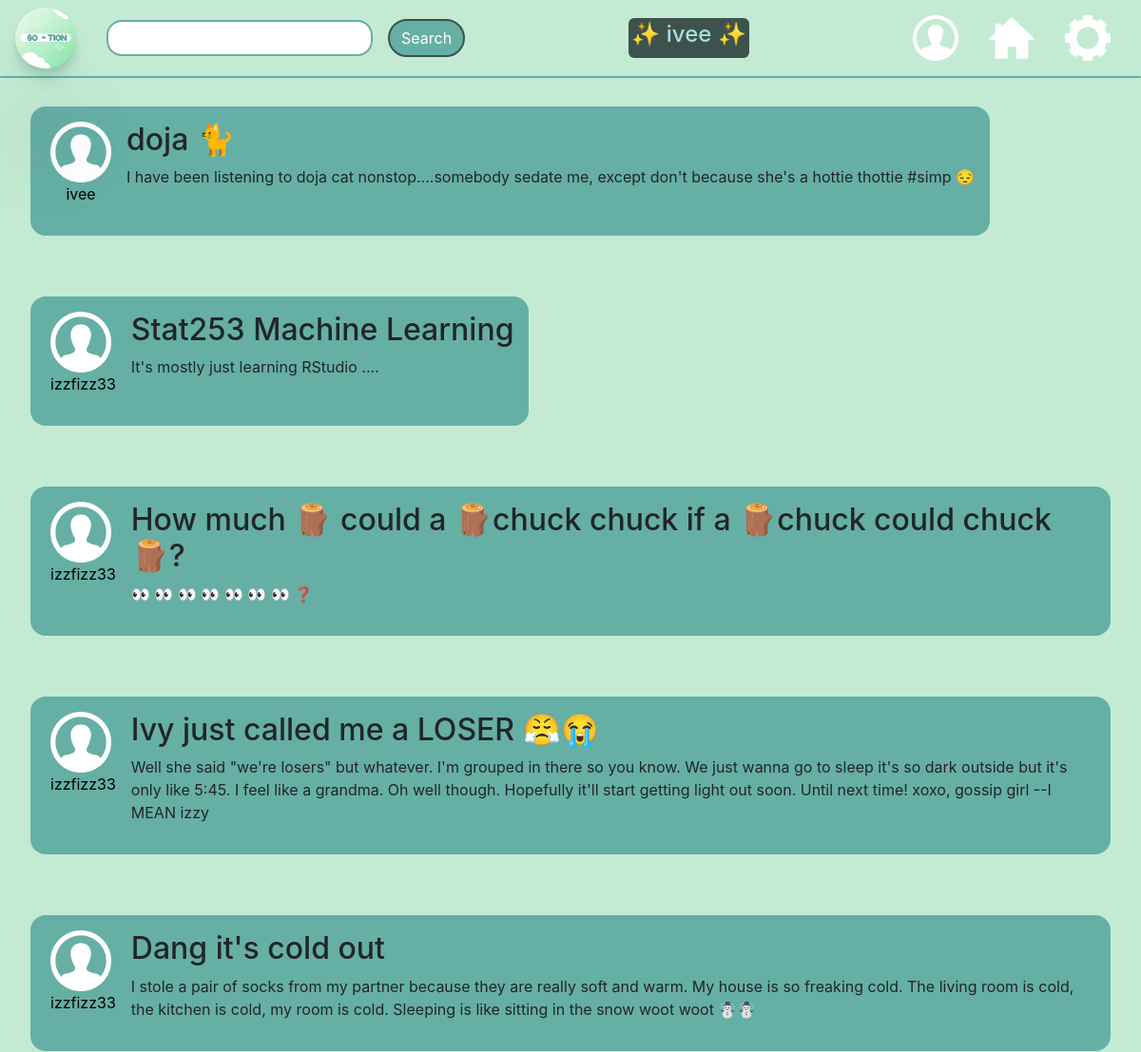
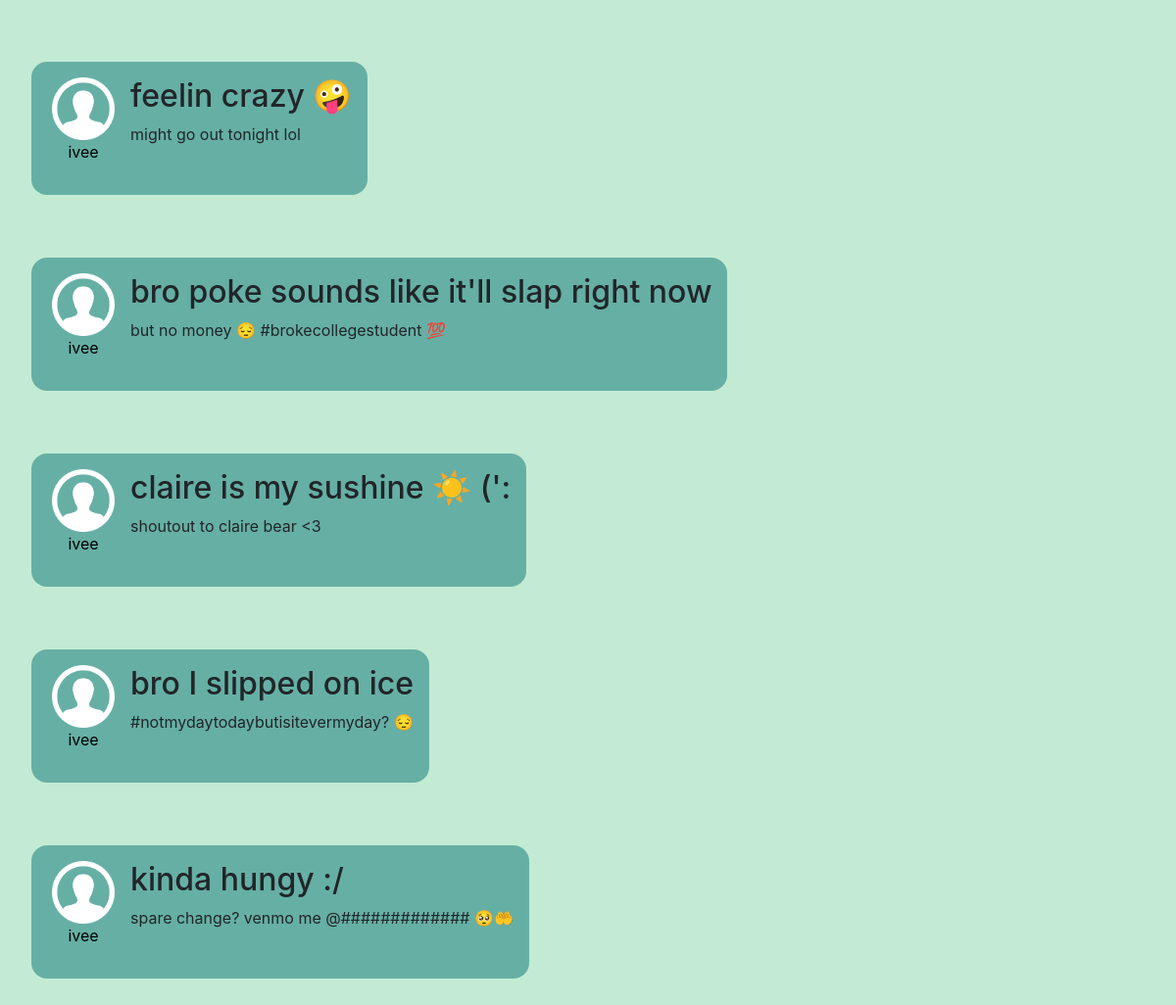
/homefeed (signed in), run on the app's committed database (2 pictures, top to bottom).
### app.py (models this page shows, shortened)
class User(UserMixin, db.Model):
    id = db.Column(db.Integer, primary_key=True)
    email = db.Column(db.String(75), unique=True)
    username = db.Column(db.String(30), unique=True)
    password_hash = db.Column(db.String())
    is_authenticated = db.Column(db.Boolean, default=False)
    pfp_placement = db.Column(db.String(), default="center")
    bio = db.Column(db.String(), default="BIO HERE")
    darkMode = db.Column(db.Boolean, default = True)

class Post(db.Model):
    id = db.Column(db.Integer, primary_key=True)
    user_id = db.Column(db.Integer, unique=False)
    post_title = db.Column(db.String(300), unique=False)
    post_content = db.Column(db.String(2800), unique=False)
    profile_pic = db.Column(db.Boolean, default=False)
    post_username = db.Column(db.String(30))

### app.py (the view, shortened to what this page needs)
@app.route('/homefeed', methods=['POST', "GET"])
@login_required
def homefeed():
    form1 = SearchForm()
    title="'s Homefeed"
    username = current_user.username
    postz = Post.query.all()
    tenposts = postz[-10:]
    return render_template("homefeed.html", title=(current_user.username + title), username=username, post1=reversed(tenposts), form1=form1 )

### forms.py
class SearchForm(FlaskForm):
    searchword = StringField("searchword",validators=[InputRequired(), Length(min=4,max=15)])

### app.py (called while the page is built)
@login_manager.user_loader
def user_loader(user_id):
    return User.query.filter_by(id=user_id).first()

### templates/homefeed.html (shortened to what this page needs)
{% extends "base.html" %}
{% block content %}
<link rel="stylesheet" href="styles/homefeed.css">
{% for post in post1 %}
<div class="post">
  <div class="content">
    <a href="{{url_for('searchprofile', username=post.post_username)}}">
      <div class="pic-and-username">
        <img class="profile-icon" src="../images/profile-icon.png" alt="Profile picture">
        <p style="text-align: center;" class="username">{{ post.post_username }}</p>
      </div>
    </a>
    <div class="content-and-comments">
      <h2> {{ post.post_title }}</h2>
      <p> {{ post.post_content }}</p>
    </div>
  </div>
</div>
{% endfor %}
{% endblock content %}

### templates/base.html (shortened to what this page needs)
<!doctype html>
<html lang="en">
<head>
    <link rel="stylesheet" href="https://stackpath.bootstrapcdn.com/bootstrap/4.3.1/css/bootstrap.min.css"
>
    <link rel="stylesheet" href="../styles/homefeed.css">
</head>
<body>
    <nav class="fixed-top">
        <div class="navbar fixed-top nav">
            <div id="logo-and-search">
                <a href="{{ url_for('homefeed') }}">
                    <img class="navbar-logo" src="../images/So-tion-logo-pic.png" alt="So-tion logo" />
                </a>
                <form action="/search" method="POST">
                    {{ form1.searchword(class_="form-control") }}
                    <button type="submit" class="search-button btn btn-primary">Search</button>
                </form>
            </div>
            <div id='username-block'>
                <h4 id="username-text">&#x2728; {{username}} &#x2728;</h4>
            </div>
            <div id="right-navbar-images">
                <a href="{{ url_for('profile') }}">
                    <img class="profile-icon-navbar" src="../images/profile-icon.png" alt="profile icon button" /></a>
                <a href="{{ url_for('homefeed') }}">
                    <img class="home-navbar" src="../images/home.jpg" href="{{ url_for('homefeed') }}"
                        alt="Home button" /></a>
                <a href="{{ url_for('settings') }}">
                    <img class="gear-navbar" src="../images/gear.png" alt="Gear button" /></a>
            </div>
        </div>
        <div class="navbar-divider nav"></div>
    </nav>
    {% block content %}
    {% endblock %}
</body>
</html>

### static/styles/homefeed.css (style rules this page uses)
body { background-color: #c3ebd3; }
.navbar-logo { width: 4em; height: 4em; border-radius: 3em; border-width: 3em; box-shadow: 0 2.8px 2.2px rgba(24, 80, 72, 0.034), 0 6.7px 5.3px rgba(36, 110, 101, 0.048), 0 120.5px 179px rgba(33, 83, 77, 0.06), 0 12.3px 7.9px rgba(38, 83, 77, 0.072), 0 14.8px 20.4px rgba(25, 90, 81, 0.086), 0 100px 80px rgba(42, 90, 84, 0.12); }
.home-navbar, .gear-navbar, .profile-icon-navbar { width: 3em; height: 3em; position:relative; display: flex; justify-content: right; }
#logo-and-search { display: flex; justify-content: left; column-gap: 2em; }
#right-navbar-images { display: flex; justify-content: right; column-gap: 2em; margin-right: 1em; align-items: center; }
.navbar { display: flex; justify-content: space-between; position: fixed; }
.navbar-divider { height: 2px; background-color: #66afa5; margin-top: 5em; margin-bottom: 1em; border-radius: 5em; }
.post { display:flex; flex-direction: row; column-gap: 1em; border-width: 3em; padding: 2em; border-radius: 2px; border-color:black; }
.post:first-of-type { margin-top: 5em; }
.profile-icon { height:4em; width:4em; }
.fixed-top { position:fixed; background-color: #c3ebd3; }
.pic-and-username { display:flex; flex-direction: column; margin-right: 1em; margin-left: 5px; }
.content { display:flex; flex-direction: row; background-color: #66afa5; border-radius: 1em; padding: 1em; }
#username-block { background-color: #3D524c; padding: 3px; border-radius: 6px; color:#a5e1d9; }
.search-button { background-color: #66afa5; border:solid; border-width: 2px; border-color: #3D524c; border-radius: 35px; color:white; }
form { display: flex; align-items: center; column-gap: 1em; }
.form-control { border-radius: 1em; padding-left: 1em; border-color: #66afa5; border-width: 2px; }
a { text-decoration: none; color: black; }
.username { text-align: center; }

### data on the page
User: username "ivee"
Post: post_username "ivee", post_title "doja 🐈", post_content "I have been listening to doja cat nonstop....somebody sedate me, except don't because she's a hottie thottie #simp 😔"
Post: post_username "izzfizz33", post_title "Stat253 Machine Learning", post_content "It's mostly just learning RStudio ...."
Post: post_username "izzfizz33", post_title "How much 🪵 could a 🪵chuck chuck if a 🪵chuck could chuck 🪵?", post_content "👀 👀 👀 👀 👀 👀 👀 ❓"
Post: post_username "izzfizz33", post_title "Ivy just called me a LOSER 😤😭", post_content "Well she said \"we're losers\" but whatever. I'm grouped in there so you know. We just wanna go to sleep it's so dark outside but it's only like 5:45. I feel like a grandma. Oh well though. Hopefully it'll start getting light out soon. Until next time! xoxo, gossip girl --I MEAN izzy"
Post: post_username "izzfizz33", post_title "Dang it's cold out", post_content "I stole a pair of socks from my partner because they are really soft and warm. My house is so freaking cold. The living room is cold, the kitchen is cold, my room is cold. Sleeping is like sitting in the snow woot woot ☃️☃"
Post: post_username "ivee", post_title "feelin crazy 🤪", post_content "might go out tonight lol"
Post: post_username "ivee", post_title "bro poke sounds like it'll slap right now", post_content "but no money 😔 #brokecollegestudent 💯"
Post: post_username "ivee", post_title "claire is my sushine ☀️ (':", post_content "shoutout to claire bear <3"
Post: post_username "ivee", post_title "bro I slipped on ice", post_content "#notmydaytodaybutisitevermyday? 😔"
Post: post_username "ivee", post_title "kinda hungy :/", post_content "spare change? venmo me @############# 🥺🤲"
